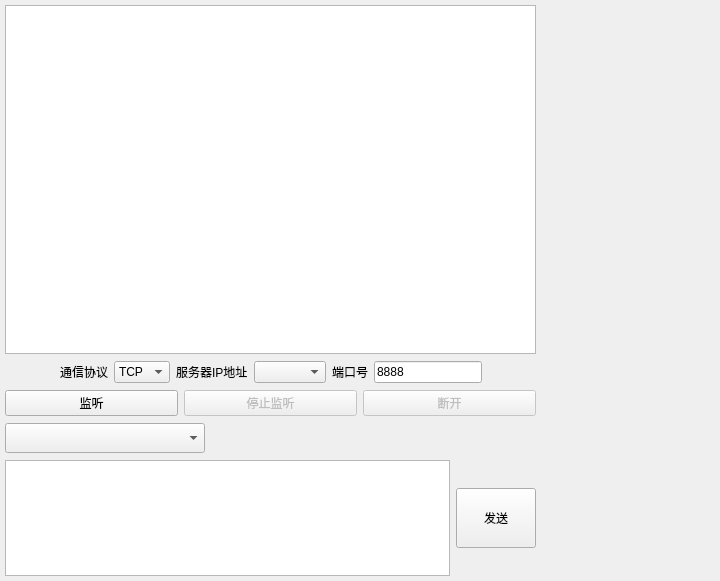
<?xml version="1.0" encoding="UTF-8"?>
<ui version="4.0">
 <class>Widget</class>
 <widget class="QWidget" name="Widget">
  <property name="geometry">
   <rect>
    <x>0</x>
    <y>0</y>
    <width>720</width>
    <height>581</height>
   </rect>
  </property>
  <property name="minimumSize">
   <size>
    <width>720</width>
    <height>560</height>
   </size>
  </property>
  <property name="windowTitle">
   <string>网络调试助手服务端</string>
  </property>
  <property name="windowIcon">
   <iconset resource="icon.qrc">
    <normaloff>:/Internet.png</normaloff>:/Internet.png</iconset>
  </property>
  <widget class="QWidget" name="layoutWidget">
   <property name="geometry">
    <rect>
     <x>0</x>
     <y>0</y>
     <width>541</width>
     <height>581</height>
    </rect>
   </property>
   <layout class="QVBoxLayout" name="verticalLayout" stretch="6,1,1,0,2">
    <property name="spacing">
     <number>7</number>
    </property>
    <property name="leftMargin">
     <number>5</number>
    </property>
    <property name="topMargin">
     <number>5</number>
    </property>
    <property name="rightMargin">
     <number>5</number>
    </property>
    <property name="bottomMargin">
     <number>5</number>
    </property>
    <item>
     <widget class="QTextEdit" name="textEditRev"/>
    </item>
    <item>
     <layout class="QHBoxLayout" name="horizontalLayout">
      <item>
       <spacer name="horizontalSpacer_2">
        <property name="orientation">
         <enum>Qt::Horizontal</enum>
        </property>
        <property name="sizeHint" stdset="0">
         <size>
          <width>40</width>
          <height>20</height>
         </size>
        </property>
       </spacer>
      </item>
      <item>
       <widget class="QLabel" name="label">
        <property name="text">
         <string>通信协议</string>
        </property>
       </widget>
      </item>
      <item>
       <widget class="QComboBox" name="comboBoxPort">
        <item>
         <property name="text">
          <string>TCP</string>
         </property>
        </item>
        <item>
         <property name="text">
          <string>UDP</string>
         </property>
        </item>
       </widget>
      </item>
      <item>
       <widget class="QLabel" name="label_2">
        <property name="text">
         <string>服务器IP地址</string>
        </property>
       </widget>
      </item>
      <item>
       <widget class="QComboBox" name="comboBoxAddr"/>
      </item>
      <item>
       <widget class="QLabel" name="label_3">
        <property name="text">
         <string>端口号</string>
        </property>
       </widget>
      </item>
      <item>
       <widget class="QLineEdit" name="lineEditPort">
        <property name="text">
         <string>8888</string>
        </property>
        <property name="maxLength">
         <number>20000</number>
        </property>
       </widget>
      </item>
      <item>
       <spacer name="horizontalSpacer">
        <property name="orientation">
         <enum>Qt::Horizontal</enum>
        </property>
        <property name="sizeHint" stdset="0">
         <size>
          <width>40</width>
          <height>20</height>
         </size>
        </property>
       </spacer>
      </item>
     </layout>
    </item>
    <item>
     <layout class="QHBoxLayout" name="horizontalLayout_2">
      <item>
       <widget class="QPushButton" name="btnListen">
        <property name="text">
         <string>监听</string>
        </property>
       </widget>
      </item>
      <item>
       <widget class="QPushButton" name="btnStopListen">
        <property name="enabled">
         <bool>false</bool>
        </property>
        <property name="text">
         <string>停止监听</string>
        </property>
       </widget>
      </item>
      <item>
       <widget class="QPushButton" name="btnLineOut">
        <property name="enabled">
         <bool>false</bool>
        </property>
        <property name="text">
         <string>断开</string>
        </property>
       </widget>
      </item>
     </layout>
    </item>
    <item>
     <widget class="MyComboBox" name="comboBoxChildren">
      <property name="minimumSize">
       <size>
        <width>200</width>
        <height>30</height>
       </size>
      </property>
      <property name="maximumSize">
       <size>
        <width>200</width>
        <height>16777215</height>
       </size>
      </property>
     </widget>
    </item>
    <item>
     <layout class="QHBoxLayout" name="horizontalLayout_3">
      <item>
       <widget class="QTextEdit" name="textEditSend"/>
      </item>
      <item>
       <widget class="QPushButton" name="btnSend">
        <property name="minimumSize">
         <size>
          <width>0</width>
          <height>60</height>
         </size>
        </property>
        <property name="text">
         <string>发送</string>
        </property>
       </widget>
      </item>
     </layout>
    </item>
   </layout>
  </widget>
 </widget>
 <layoutdefault spacing="6" margin="11"/>
 <customwidgets>
  <customwidget>
   <class>MyComboBox</class>
   <extends>QComboBox</extends>
   <header>mycombobox.h</header>
  </customwidget>
 </customwidgets>
 <resources>
  <include location="icon.qrc"/>
 </resources>
 <connections/>
</ui>
